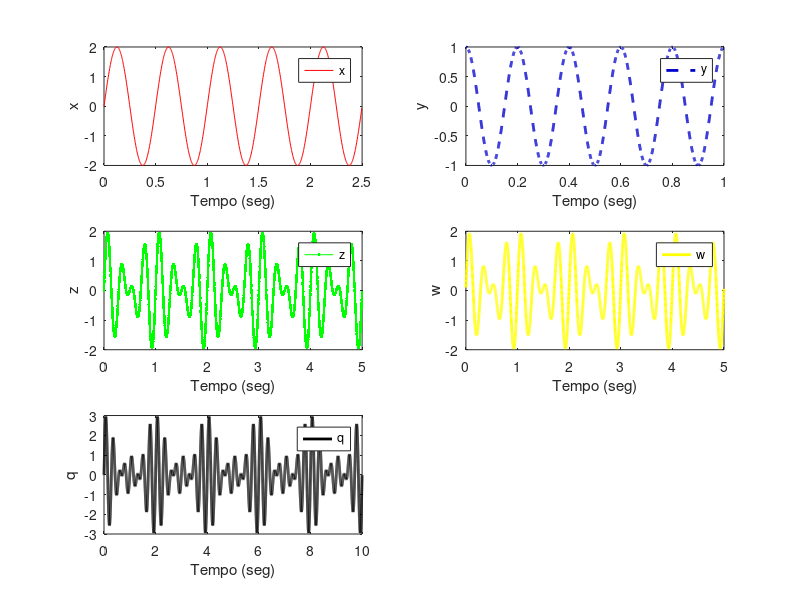

Source code (MATLAB):
%A=2;f=2
T = 0.5;
Ta = 5*T/1000;
t0 = [0 : Ta : (5*T-Ta)]';
x = 2*sin(4*pi*t0);
%A=1;f=5
T = 0.2;
Ta = 2*T/1000;
t1 = [0 : Ta : (5*T-Ta)]';
y = sin(10*pi*t1+pi/2);
%Vmax=1.95;f1=3;f2=4;f=f2-f1=1
T = 1;
Ta = 1*T/1000;
t2 = [0 : Ta : (5*T-Ta)]';
z = sin(6*pi*t2)+sin(8*pi*t2);
%Vmax=1.93;f1=3;f2=4;f=f2-f1=1
T = 1;
Ta = 1*T/1000;
t3 = [0 : Ta : (5*T-Ta)]';
w = sin(6*pi*t3)+sin(8*pi*t3+0.1);
%Vmax=1.93;f1=3;f2=3.5;f3=4;f=f2-f1=f3-f2=0.5
T = 2;
Ta = 0.2*T/1000;
t4 = [0 : Ta : (5*T-Ta)]';
q = sin(6*pi*t4)+sin(7*pi*t4)+sin(8*pi*t4);

subplot(3,2,1), plot(t0,x,'-r')
xlabel('Tempo (seg)');
ylabel('x');
legend('x');
subplot(3,2,2), plot(t1,y,'--','LineWidth',2,'color',[0 0 0.8])
xlabel('Tempo (seg)');
ylabel('y');
legend('y');
subplot(3,2,3), plot(t2,z,'.-g')
xlabel('Tempo (seg)');
ylabel('z');
legend('z');
subplot(3,2,4), plot(t3,w,'y','LineWidth',2)
xlabel('Tempo (seg)');
ylabel('w');
legend('w');
subplot(3,2,5), plot(t4,q,'k','LineWidth',2)
xlabel('Tempo (seg)');
ylabel('q');
legend('q');